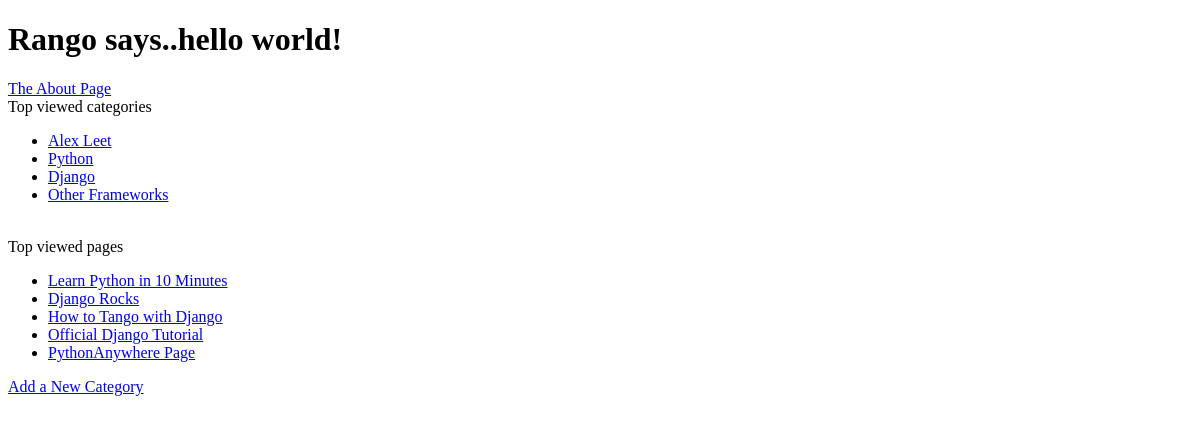
The app's page /rango/, older data.
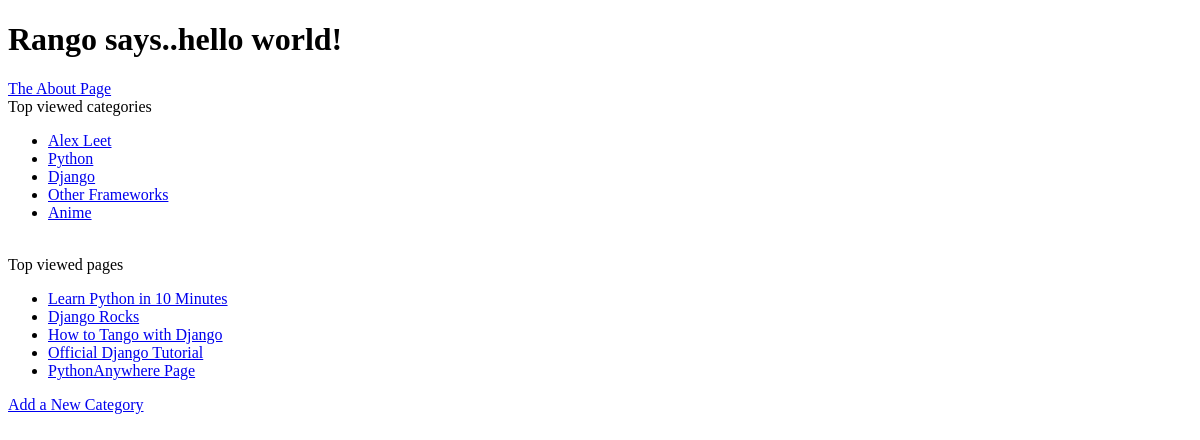
The same page, newer data.
### rango/models.py (models this page shows, shortened)
class Category(models.Model):
    name = models.CharField(max_length=128, unique=True)
    views = models.IntegerField(default=0)
    likes = models.IntegerField(default=0)
    slug = models.SlugField(unique=True)

class Page(models.Model):
    category = models.ForeignKey(Category)
    title = models.CharField(max_length=128)
    url = models.URLField()
    views = models.IntegerField(default=0)

### rango/views.py (the view)
def index(request):
    category_list = Category.objects.order_by('-likes')[:5]
    page_list = Page.objects.order_by('-views')[:5]
    context_dict = {'categories': category_list, 'pages': page_list}
    return render(request, 'rango/index.html', context_dict)

### templates/rango/index.html (shortened to what this page needs)
<!DOCTYPE html>
<html>
    <head>
    </head>
    <body>
        <h1>Rango says..hello world!</h1>
        <a href="/rango/about">The About Page</a>
        <br>Top viewed categories</br>
        {% if categories %}
            <ul>
                {% for category in categories %}
                <li><a href="/rango/category/{{ category.slug }}">{{ category.name }}</a></li>
                {% endfor %}
            </ul>
       {% else %}
            <strong>There are no categories present.</strong>
       {% endif %}
       <br>Top viewed pages</br>
       {% if pages %}
            <ul>
                {% for page in pages %}
                <li><a href="{{page.url}}">{{ page.title }}</a></li>
                {% endfor %}
            </ul>
       {% else %}
            <strong>There are no pages present.</strong>
       {% endif %}
    <a href="/rango/add_category/">Add a New Category</a>
    </body>
</html>

Row changes from the older to the newer data that the page shows:
added Category: name "Anime"
